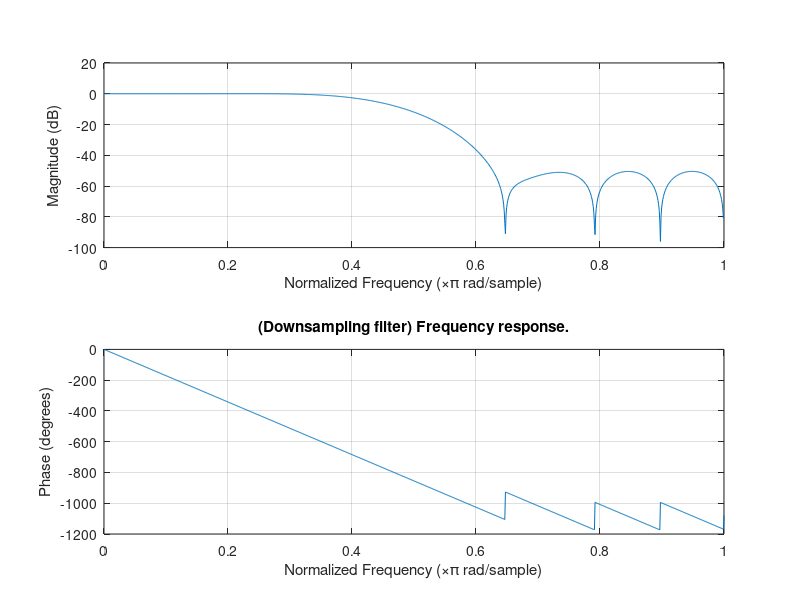

Write MATLAB code to recreate this figure. (Note: this script raises an error after producing the figure.)
%Downsample z-stack with an integer factor. The input is band-passed with a
%bandpass-filter
clc;
close all;
clear all;
Md = 2; %Downsampling factor in z
Mu = 1; %Upsampling factor in z. The combined factor between downsampling and upsampling will be a new resampling factor of Mu/Mz
L = 19; %Filter length
h = fir1(L,1/Md*0.9);
figure(1);freqz(h,1,1024);
title('(Downsampling filter) Frequency response.');


%Dimension of each image
curfolder = 'Z:\Mikhail\QDIC\Embryos_2016_02_26\checkpoint6_zees_more';
outdir = 'Z:\Mikhail\QDIC\Embryos_2016_02_26\40x_data\checkpoint6_zees_more\Raw_frames';
if (~exist(outdir))
    mkdir(outdir);
end
ff=0:13;
tt=0:2;
chh=1;
ii=0;
cc=0;
rr=0;
zz = 0:2048;
mm=0:3;
fname =@(odir,f,t,i,ch,c,r,z,m) sprintf('%s\\f%d_t%d_i%d_ch%d_c%d_r%d_z%d_m%d.tif',odir,f,t,i,ch,c,r,z,m);
fname2 =@(odir,f,t,i,ch,c,r,z,str) sprintf('%s\\f%d_t%d_i%d_ch%d_c%d_r%d_z%d_%s.tif',odir,f,t,i,ch,c,r,z,str);




%Now, go downsampling the data
p=gcp;
delete(p);
p=parpool(4);


hr = fir1(L,1/max(Mu,Md)*0.9);
figure(1);freqz(hr,1,1024);
title('(Resampling filter) Frequency response.');
disp(['Downsampling: ' num2str(Md) 'x, upsampling: ' num2str(Mu) 'x...']);
    
%Polyphase filtering, make sure the length of the polyphase filter is  
h_L = length(hr(:));
h_L1 = ceil(h_L/lcm(Md,Mu))*lcm(Md,Mu); %Make sure the length of the filter is a multiple of Mu and Md. This will make the indexing less...crazy.
%Zeropad the data with 0 to make the filter polyphase
h_poly = [hr(:);zeros(h_L1-h_L,1)];
%Select polyphase filter
h_poly_length = h_L1/Md; %Length of each polyphase filter

    
newdatalength = ceil(length(zz)*Mu/Md)*Md;%Make sure the new size is is 
disp(['Original data length: ' num2str(length(zz)) ', new length after upsampling: ' num2str(newdatalength)]);
frametype = 'raw';
parfor f=ff
    for t=tt
        for i=ii
            for ch=chh
                for c=cc
                    for r=rr
                        if (strcmp(frametype,'raw')==1)
                            %Get dimension of the first image
                            tempim = imread(fname(curfolder,ff(1),tt(1),ii(1),chh(1),cc(1),rr(1),zz(1),mm(1)));
                            nrows = size(tempim,1);
                            ncols = size(tempim,2);
                            for m=mm
                                    input_buffer = zeros(nrows,ncols,size(h_poly,1));%Buffer the input
                                    outputidx = 1;
                                    lastidx_non_upsampled = 0; %This is the indices of the original dataset that was added and not upsampled
                                    lastposition_non_upsampled = 0; %Position of the last non-upsampled data

                                    for sampleidx = 1:Md:newdatalength
                                        disp(['Processing at: ' num2str(outputidx) '/' num2str(newdatalength/Md) ' frameidx: ' num2str(m)]);
                                        lastidx = sampleidx; %These are the indices in the upsampled dataset
                                        firstidx = lastidx - Md +1;
                                        if (lastidx ==1)
                                            curim = cast(imread(fname(curfolder,f,t,i,ch,c,r,zz(lastidx),m)),'single');
                                            input_buffer(:,:,1) = curim;
                                            lastidx_non_upsampled = 1; %Only the first sample added
                                            lastposition_non_upsampled = 1; %It is at position 1
                                        else
                                            input_buffer = circshift(input_buffer,Md,3);
                                            lastposition_non_upsampled = lastposition_non_upsampled+Md; %Update the location of the last sample

                                            while (lastposition_non_upsampled>Mu)
                                               lastidx_non_upsampled = lastidx_non_upsampled+1;
                                               curim = cast(imread(fname(curfolder,f,t,i,ch,c,r,zz(lastidx_non_upsampled),m)),'single'); %Read next image in
                                               lastposition_non_upsampled = lastposition_non_upsampled-Mu; %Calculate its new position
                                               input_buffer(:,:,lastposition_non_upsampled)=curim;
                                            end

                                        end
                                        outputim = cast(sum(input_buffer.*repmat(reshape(h_poly,[1 1 length(h_poly(:))]),...
                                                        [size(input_buffer,1),size(input_buffer,2),1]),3),'uint16');

                                        if ((sampleidx>=(h_L1))&(sampleidx<(newdatalength-h_L1)))
                                            outname = fname(outdir,f,t,i,ch,c,r,outputidx,m);
                                            writeTIFF(outputim,outname,'uint16');
                                        end
                                        outputidx = outputidx+1;
                                    end
                            end
                        else
                                    %Get dimension of the first image
                                    tempim = imread(fname2(curfolder,ff(1),tt(1),ii(1),chh(1),cc(1),rr(1),zz(1),'qdic'));
                                    nrows = size(tempim,1);
                                    ncols = size(tempim,2);
                                    input_buffer = zeros(nrows,ncols,size(h_poly,1));%Buffer the input
                                    outputidx = 1;
                                    lastidx_non_upsampled = 0; %This is the indices of the original dataset that was added and not upsampled
                                    lastposition_non_upsampled = 0; %Position of the last non-upsampled data

                                    for sampleidx = 1:Md:newdatalength
                                        disp(['Processing at: ' num2str(outputidx) '/' num2str(newdatalength/Md)]);
                                        lastidx = sampleidx; %These are the indices in the upsampled dataset
                                        firstidx = lastidx - Md +1;
                                        if (lastidx ==1)
                                            curim = cast(imread(fname2(curfolder,f,t,i,ch,c,r,zz(lastidx),'qdic')),'single');
                                            input_buffer(:,:,1) = curim;
                                            lastidx_non_upsampled = 1; %Only the first sample added
                                            lastposition_non_upsampled = 1; %It is at position 1
                                        else
                                            input_buffer = circshift(input_buffer,Md,3);
                                            lastposition_non_upsampled = lastposition_non_upsampled+Md; %Update the location of the last sample

                                            while (lastposition_non_upsampled>Mu)
                                               lastidx_non_upsampled = lastidx_non_upsampled+1;
                                               curim = cast(imread(fname2(curfolder,f,t,i,ch,c,r,zz(lastidx_non_upsampled),'qdic')),'single'); %Read next image in
                                               lastposition_non_upsampled = lastposition_non_upsampled-Mu; %Calculate its new position
                                               input_buffer(:,:,lastposition_non_upsampled)=curim;
                                            end

                                        end
                                        outputim = cast(sum(input_buffer.*repmat(reshape(h_poly,[1 1 length(h_poly(:))]),...
                                                        [size(input_buffer,1),size(input_buffer,2),1]),3),'double');

                                        if ((sampleidx>=(h_L1))&(sampleidx<(newdatalength-h_L1)))
                                            outname = fname2(outdir,f,t,i,ch,c,r,outputidx,'qdic');
                                            writeTIFF(outputim,outname);
                                        end
                                        outputidx = outputidx+1;
                                    end

                            
                            
                        end
                     end
                 end
             end
         end
    end
end



